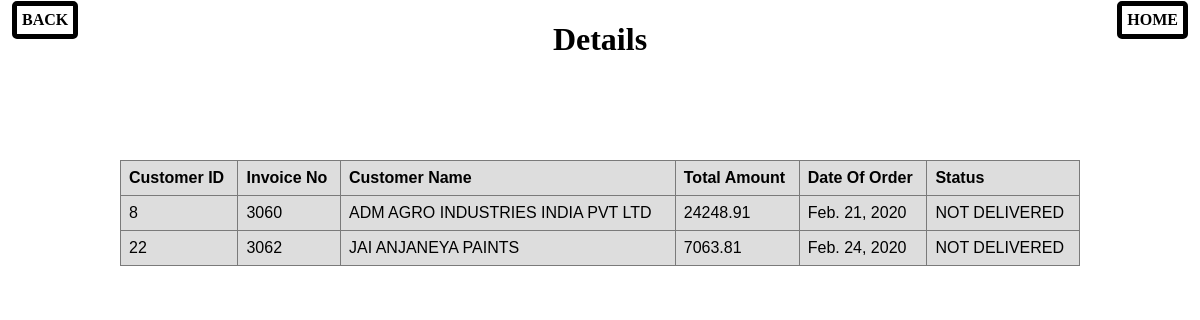
Page /track-delivery/ on the committed database.
### paint/models.py (models this page shows, shortened)
class Customers(models.Model):
    Customer_id = models.AutoField(verbose_name='Customer ID',primary_key=True)
    Customer_name = models.CharField(verbose_name='Customer Name',max_length=50,validators=[alphanumeric])
    Contact = models.IntegerField(verbose_name='Contact',null=True,blank=True,validators=[nonneg,MaxValueValidator(9999999999,'Invalid Phone Number'),MinValueValidator(1000000000,'Invalid Phone Number')])
    Address = models.CharField(verbose_name='Address', max_length=50,null=True,blank=True)
    objects = models.Manager()
    class Meta:
        verbose_name_plural='Customer'
        db_table='Customers'

### paint/views.py (the view)
# urls.py: path('track-delivery/', views.track_delivery, name='track-delivery'),
def track_delivery(request):
    q2=Customers.objects.raw('SELECT C.Customer_id, C.Customer_name, S.Total_amount, S.Date_of_order, S.Invoice_no, SC.Delivery_status from Customers as C, Sales as S, Delivers as SC where C.Customer_id=S.Customer_id_id and S.Invoice_no=SC.Invoice_no_id and SC.Delivery_status = "NOT DELIVERED"')
    context = {'del': q2}
    return render(request, 'deldetails.htm', context)

### paint/templates/deldetails.htm (shortened to what this page needs)
<!DOCTYPE html>
<html lang="en">
<head>
</head>
<body>
    <nav>
        <div class="btn-group">
          <a href="{% url 'home' %}" target="_top"><button style="position: absolute; right:1%; top:1px"><b>Home</b></button></a>
          <a href="{% url 'home' %}" target="_top"><button style="position: absolute; left:1%; top:1px"><b>Back</b></button></a>
        </div>
    </nav>
    <h1 style="text-align: center; font:700">Details</h1>
    <table style="position: absolute; " >
        <tr style="border: 5px;">
            <th>Customer ID</th>
            <th>Invoice No</th>
            <th>Customer Name</th>
            <th>Total Amount</th>
            <th>Date Of Order</th>
            <th>Status</th>
        </tr>
        {% for item in del %}
        <tr>
            <td>{{ item.Customer_id }}</td>
            <td>{{ item.Invoice_no}}</td>
            <td>{{ item.Customer_name }}</td>
            <td>{{ item.Total_amount }}</td>
            <td>{{ item.Date_of_order }}</td>
            <td><a style="text-decoration: none; color:black" href="http://127.0.0.1:8000/admin/paint/delivers/?Delivery_status__exact=NOT+DELIVERED" >{{item.Delivery_status}}</a> </td>
        </tr>
        {% endfor %}
    </table>
</body>
</html>

### paint/templates/deldetails.htm (style rules this page uses)
.btn-group button { background-color: rgb(255, 255, 255); border: 5px solid rgb(0, 0, 0); color: rgb(0, 0, 0); padding: 5px 5px; text-transform:uppercase; text-align: center; cursor: pointer; text-decoration: none; font-size: 16px; border-radius: 5px; white-space: nowrap; font-family:Cambria, Cochin, Georgia, Times, 'Times New Roman', serif; }
table { top: 20%; left: 10%; font-family: arial, sans-serif; border-collapse: collapse; width: 80%; }
td, th { border: 1px solid #7a7a7a; text-align: left; padding: 8px; }
tr { background-color: #dddddd; }

### rows in the picture
Customers: Customer_id "8", Invoice_no "3060", Customer_name "ADM AGRO INDUSTRIES INDIA PVT LTD", Total_amount "24248.91", Date_of_order "Feb. 21, 2020", Delivery_status "NOT DELIVERED"
Customers: Customer_id "22", Invoice_no "3062", Customer_name "JAI ANJANEYA PAINTS", Total_amount "7063.81", Date_of_order "Feb. 24, 2020", Delivery_status "NOT DELIVERED"
